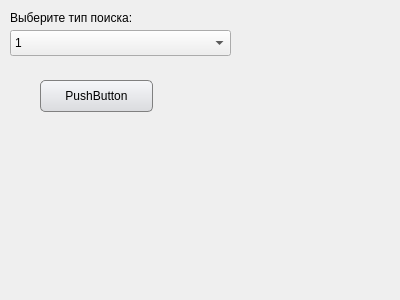
<?xml version="1.0" encoding="UTF-8"?>
<ui version="4.0">
 <class>Dialog</class>
 <widget class="QDialog" name="Dialog">
  <property name="geometry">
   <rect>
    <x>0</x>
    <y>0</y>
    <width>400</width>
    <height>300</height>
   </rect>
  </property>
  <property name="windowTitle">
   <string>Поиск</string>
  </property>
  <property name="styleSheet">
   <string notr="true">QPushButton {border: 1px solid grey; border-radius: 5px; background-color: qlineargradient(x1: 0, y1: 0, x2: 0, y2: 1, stop: 0 #f6f7fa, stop: 1 #dadbde)}
QPushButton:pressed { background-color: qlineargradient(x1: 0, y1: 0, x2: 0, y2: 1, stop: 0 #dadbde, stop: 1 #E5CCFF) }</string>
  </property>
  <widget class="QLabel" name="label">
   <property name="geometry">
    <rect>
     <x>10</x>
     <y>10</y>
     <width>141</width>
     <height>16</height>
    </rect>
   </property>
   <property name="text">
    <string>Выберите тип поиска:</string>
   </property>
  </widget>
  <widget class="QComboBox" name="comboBox">
   <property name="geometry">
    <rect>
     <x>10</x>
     <y>30</y>
     <width>221</width>
     <height>26</height>
    </rect>
   </property>
   <property name="styleSheet">
    <string notr="true"/>
   </property>
   <item>
    <property name="text">
     <string>1</string>
    </property>
   </item>
   <item>
    <property name="text">
     <string>2</string>
    </property>
   </item>
   <item>
    <property name="text">
     <string>3</string>
    </property>
   </item>
  </widget>
  <widget class="QPushButton" name="pushButton">
   <property name="geometry">
    <rect>
     <x>40</x>
     <y>80</y>
     <width>113</width>
     <height>32</height>
    </rect>
   </property>
   <property name="text">
    <string>PushButton</string>
   </property>
  </widget>
 </widget>
 <resources/>
 <connections/>
</ui>
